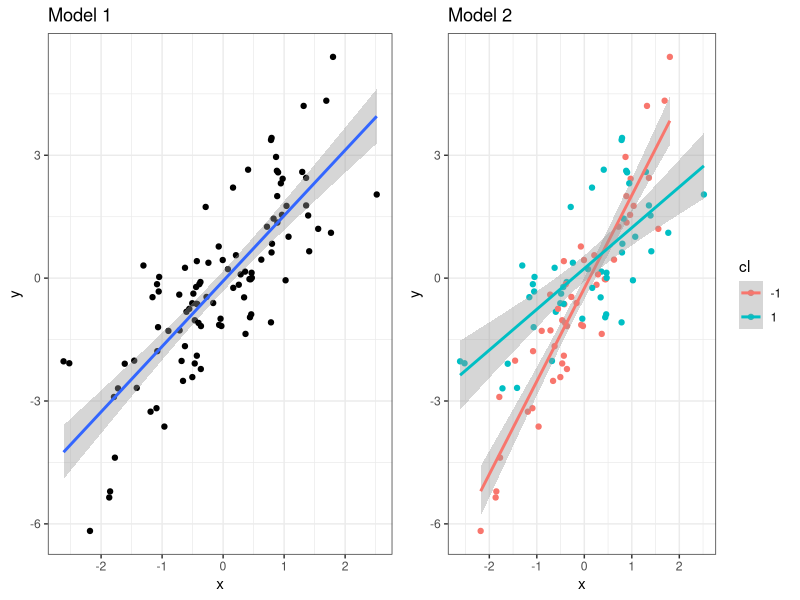

R code for this plot:
# Clear workspace
# ------------------------------------------------------------------------------
rm(list=ls())

# Load libraries
# ------------------------------------------------------------------------------
library('tidyverse')
library('cowplot')
library('broom')

# Create data
# ------------------------------------------------------------------------------

# Set seed for random number generation, to ensure reproducibility 
set.seed(771160)

# Create linear data: y = a + b * x + e, where
# Intercept: a = 0.2 * (-1,1)
# Slope:     b = (b_1,b_2)
# Residuals: e = random normal numbers
b_1 = 1
b_2 = 2
X   = tibble(x  = rnorm(100), # x-values
             cl = sample(c(-1,1), 100, replace = TRUE), # class assignment
             y  = 0.2*cl + ifelse(cl == 1, b_1 * x, b_2 * x) + rnorm(100) # y-values
             ) %>% 
  mutate(cl = factor(cl))

# View data
# ------------------------------------------------------------------------------
p1 = X %>% ggplot(aes(x = x, y = y)) +
  geom_point() +
  geom_smooth(method = 'lm') + 
  theme_bw() +
  labs(title = 'Model 1')

p2 = X %>% ggplot(aes(x = x, y = y, colour = cl)) +
  geom_point() +
  geom_smooth(method = 'lm') + 
  theme_bw() +
  labs(title = 'Model 2')

plot_grid(p1,p2) %>% print

# Do Anova Analysis and display output
# ------------------------------------------------------------------------------
# Model 1
m1 = X %>% lm(formula = y ~ x, data = .)
m1 %>% summary %>% print
m1 %>% anova %>% print

# Model 2
m2 = X %>% lm(y ~ x * cl, data = .)
m2 %>% summary %>% print
m2 %>% anova %>% print

# Combined
anova(m1,m2) %>% print
